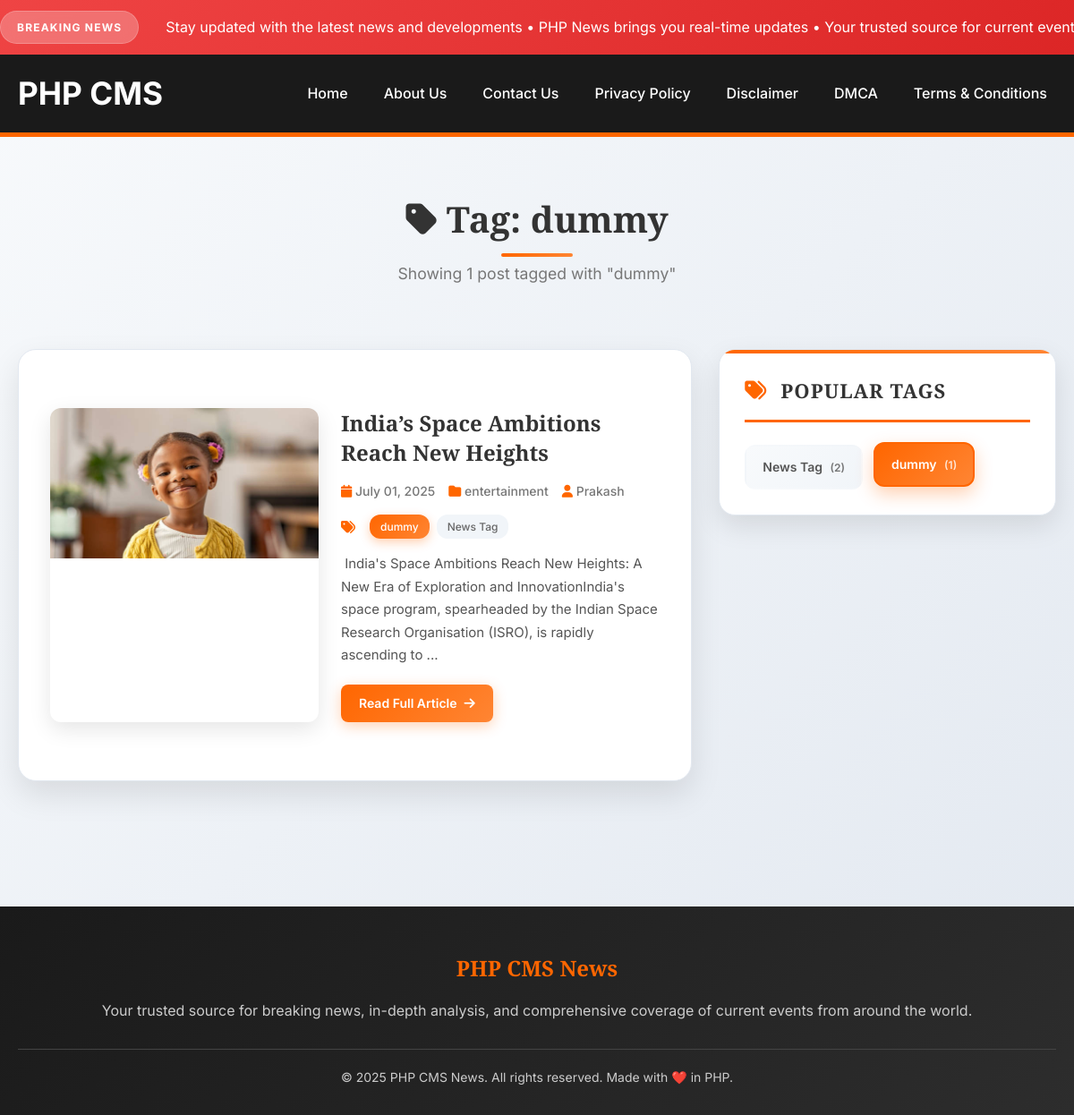
The app's page /tag.php?tag=dummy with its own data.
### tables this page shows
CREATE TABLE `pages` (
  `id` int(11) NOT NULL,
  `title` varchar(100) NOT NULL,
  `slug` varchar(100) NOT NULL,
  `created_at` timestamp NOT NULL DEFAULT current_timestamp(),
  `content` text DEFAULT NULL,
  `status` enum('draft','published') NOT NULL DEFAULT 'draft',
  `updated_at` datetime DEFAULT current_timestamp() ON UPDATE current_timestamp(),
  `author_id` int(11) DEFAULT 1,
  `excerpt` text DEFAULT NULL,
  `meta_description` text DEFAULT NULL,
  `page_order` int(11) DEFAULT 0,
  `show_in_menu` tinyint(1) DEFAULT 0
);

CREATE TABLE `posts` (
  `id` int(11) NOT NULL,
  `title` varchar(255) NOT NULL,
  `slug` varchar(255) DEFAULT NULL,
  `category` varchar(100) DEFAULT NULL,
  `tags` text DEFAULT NULL,
  `image` varchar(255) DEFAULT NULL,
  `status` enum('published','draft') DEFAULT 'published',
  `content` text NOT NULL,
  `created_at` timestamp NOT NULL DEFAULT current_timestamp(),
  `author_id` int(11) DEFAULT NULL,
  `views` int(11) DEFAULT 0,
  `excerpt` text DEFAULT NULL,
  `meta_description` varchar(255) DEFAULT NULL,
  `updated_at` datetime DEFAULT current_timestamp() ON UPDATE current_timestamp(),
  `category_id` int(11) DEFAULT NULL,
  `view_date` date DEFAULT NULL
);

CREATE TABLE `authors` (
  `id` int(11) NOT NULL,
  `name` varchar(100) NOT NULL,
  `username` varchar(100) DEFAULT NULL,
  `email` varchar(150) DEFAULT NULL,
  `bio` text DEFAULT NULL,
  `photo` varchar(255) DEFAULT NULL,
  `created_at` timestamp NOT NULL DEFAULT current_timestamp(),
  `theme_preference` enum('light','dark') DEFAULT 'light',
  `password` varchar(255) DEFAULT NULL,
  `profile_picture` varchar(255) DEFAULT NULL,
  `last_login` datetime DEFAULT NULL,
  `role` varchar(20) DEFAULT 'author'
);

### tag.php (the view, shortened to what this page needs)
<?php
require 'config.php';
$tag = isset($_GET['tag']) ? trim($_GET['tag']) : '';
$page = isset($_GET['page']) ? (int)$_GET['page'] : 1;
$posts_per_page = 10;
$offset = ($page - 1) * $posts_per_page;
$posts_result = null;
$total_posts = 0;
if (!empty($tag)) {
    $tag_search = '%' . $tag . '%';
    $count_stmt = $conn->prepare("SELECT COUNT(*) as total FROM posts WHERE status = 'published' AND tags LIKE ?");
    $count_stmt->bind_param("s", $tag_search);
    $count_stmt->execute();
    $count_result = $count_stmt->get_result();
    $total_posts = $count_result->fetch_assoc()['total'];
    $stmt = $conn->prepare("SELECT posts.*, authors.name AS author_name
                           FROM posts
                           LEFT JOIN authors ON posts.author_id = authors.id
                           WHERE posts.status = 'published' AND posts.tags LIKE ?
                           ORDER BY posts.created_at DESC
                           LIMIT ? OFFSET ?");
    $stmt->bind_param("sii", $tag_search, $posts_per_page, $offset);
    $stmt->execute();
    $posts_result = $stmt->get_result();
}
$all_tags = $conn->query("SELECT tags FROM posts WHERE status = 'published' AND tags IS NOT NULL AND tags != ''");
$tag_counts = array();
while ($tag_row = $all_tags->fetch_assoc()) {
    $tags = explode(',', $tag_row['tags']);
    foreach ($tags as $single_tag) {
        $single_tag = trim($single_tag);
        if (!empty($single_tag)) {
            $tag_counts[$single_tag] = isset($tag_counts[$single_tag]) ? $tag_counts[$single_tag] + 1 : 1;
        }
    }
}
arsort($tag_counts);
$menu = $conn->query("SELECT * FROM pages WHERE status = 'published' AND show_in_menu = 1 ORDER BY page_order ASC, id ASC");
?>
<!DOCTYPE html>
<html lang="en">
<head>
    <link href="https://cdnjs.cloudflare.com/ajax/libs/font-awesome/6.4.0/css/all.min.css" rel="stylesheet">
</head>
<body>
<div class="breaking-news">
    <div class="breaking-content">
        <span class="breaking-label">Breaking News</span>
        <span>Stay updated with the latest news and developments • PHP News brings you real-time updates • Your trusted source for current events</span>
    </div>
</div>
<header>
    <h1>PHP CMS</h1>
    <nav class="menu">
        <a href="index.php">Home</a>
        <?php while($m = $menu->fetch_assoc()): ?>
            <a href="page.php?slug=<?= urlencode($m['slug']) ?>"><?= htmlspecialchars($m['title']) ?></a>
        <?php endwhile; ?>
    </nav>
</header>
<div class="container">
    <div class="page-header">
        <?php if (!empty($tag)): ?>
            <h1 class="page-title"><i class="fas fa-tag"></i> Tag: <?= htmlspecialchars($tag) ?></h1>
            <p class="page-description">
                Showing <?= $total_posts ?> post<?= $total_posts != 1 ? 's' : '' ?> tagged with "<?= htmlspecialchars($tag) ?>"
            </p>
        <?php else: ?>
            <h1 class="page-title"><i class="fas fa-tags"></i> All Tags</h1>
            <p class="page-description">Browse posts by tag to discover content that interests you</p>
        <?php endif; ?>
    </div>
    <div class="main-container">
        <div class="content-area">
            <?php if (!empty($tag) && $posts_result && $posts_result->num_rows > 0): ?>
                <?php while ($post = $posts_result->fetch_assoc()): ?>
                    <article class="post-card">
                        <div class="post-image">
                            <a href="post.php?slug=<?= urlencode($post['slug']) ?>">
                                <img src="uploads/<?= htmlspecialchars($post['image']) ?>"
                                     alt="<?= htmlspecialchars($post['title']) ?>"
                                     onerror="this.src='/placeholder.svg?height=200&width=300'">
                            </a>
                        </div>
                        <div class="post-content">
                            <h2 class="post-title">
                                <a href="post.php?slug=<?= urlencode($post['slug']) ?>">
                                    <?= htmlspecialchars($post['title']) ?>
                                </a>
                            </h2>
                            <div class="post-meta">
                                <span><i class="fas fa-calendar"></i> <?= date("F d, Y", strtotime($post['created_at'])) ?></span>
                                <?php if (!empty($post['category'])): ?>
                                    <span><i class="fas fa-folder"></i> <?= htmlspecialchars($post['category']) ?></span>
                                <?php endif; ?>
                                <?php if (!empty($post['author_name'])): ?>
                                    <span><i class="fas fa-user"></i> <?= htmlspecialchars($post['author_name']) ?></span>
                                <?php endif; ?>
                            </div>
                            <?php if (!empty($post['tags'])): ?>
                                <div class="post-tags">
                                    <i class="fas fa-tags"></i>
                                    <?php
                                        $post_tags = explode(",", $post['tags']);
                                        foreach ($post_tags as $post_tag) {
                                            $post_tag = trim($post_tag);
                                            $highlight_class = (strtolower($post_tag) === strtolower($tag)) ? 'highlight' : '';
                                            echo '<span class="' . $highlight_class . '">' . htmlspecialchars($post_tag) . '</span>';
                                        }
                                    ?>
                                </div>
                            <?php endif; ?>
                            <div class="post-excerpt">
                                <?= mb_strimwidth(strip_tags($post['content']), 0, 200, '...') ?>
                            </div>
                            <a href="post.php?slug=<?= urlencode($post['slug']) ?>" class="read-more">
                                Read Full Article <i class="fas fa-arrow-right"></i>
                            </a>
                        </div>
                    </article>
                <?php endwhile; ?>
            <?php endif; ?>
        </div>
        <aside class="sidebar">
            <h3><i class="fas fa-tags"></i> Popular Tags</h3>
            <?php if (!empty($tag_counts)): ?>
                <div class="tag-cloud">
                    <?php foreach ($tag_counts as $sidebar_tag => $count): ?>
                        <a href="tag.php?tag=<?= urlencode($sidebar_tag) ?>"
                           <?= (strtolower($tag) === strtolower($sidebar_tag)) ? 'class="active"' : '' ?>>
                            <?= htmlspecialchars($sidebar_tag) ?>
                            <span class="tag-count">(<?= $count ?>)</span>
                        </a>
                    <?php endforeach; ?>
                </div>
            <?php else: ?>
                <p style="text-align: center; color: #777; font-style: italic;">No tags found.</p>
            <?php endif; ?>
        </aside>
    </div>
</div>
<footer>
    <div class="footer-content">
        <h3>PHP CMS News</h3>
        <p>Your trusted source for breaking news, in-depth analysis, and comprehensive coverage of current events from around the world.</p>
        <div class="footer-bottom">
            &copy; <?= date('Y') ?> PHP CMS News. All rights reserved. Made with ❤️ in PHP.
        </div>
    </div>
</footer>
</body>
</html>

### records on screen
pages: title "About Us"
pages: title "Contact Us"
pages: title "Privacy Policy"
pages: title "Disclaimer"
pages: title "DMCA"
pages: title "Terms & Conditions"
posts: image (picture), title "India’s Space Ambitions Reach New Heights", created_at "July 01, 2025", category "entertainment", author.name "Prakash", tags "dummy", tags "News Tag", content "India's Space Ambitions Reach New Heights: A New Era of Exploration and InnovationIndia's space program, spearheaded by the Indian Space Research Organisation (ISRO), is rapidly ascending to ..."

### other values on screen
$tag "dummy"
$total_posts "1"
$sidebar_tag "News Tag"
$count "2"
$sidebar_tag "dummy"
$count "1"
